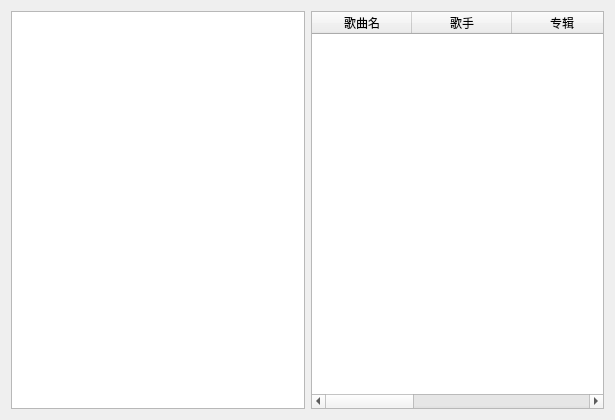
<?xml version="1.0" encoding="UTF-8"?>
<ui version="4.0">
 <class>QFavWid</class>
 <widget class="QWidget" name="QFavWid">
  <property name="geometry">
   <rect>
    <x>0</x>
    <y>0</y>
    <width>615</width>
    <height>420</height>
   </rect>
  </property>
  <property name="windowTitle">
   <string>Form</string>
  </property>
  <layout class="QHBoxLayout" name="horizontalLayout">
   <item>
    <widget class="QListWidget" name="m_FavList">
     <property name="minimumSize">
      <size>
       <width>50</width>
       <height>0</height>
      </size>
     </property>
    </widget>
   </item>
   <item>
    <widget class="QTableWidget" name="m_FavTable">
     <column>
      <property name="text">
       <string>歌曲名</string>
      </property>
     </column>
     <column>
      <property name="text">
       <string>歌手</string>
      </property>
     </column>
     <column>
      <property name="text">
       <string>专辑</string>
      </property>
     </column>
     <column>
      <property name="text">
       <string>时长</string>
      </property>
     </column>
     <column>
      <property name="text">
       <string>大小</string>
      </property>
     </column>
     <column>
      <property name="text">
       <string>标签</string>
      </property>
     </column>
    </widget>
   </item>
  </layout>
 </widget>
 <resources/>
 <connections/>
</ui>
